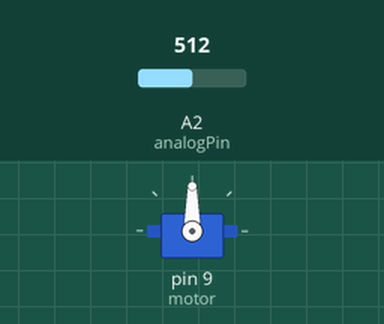
Simulated run of this sketch. Board: Arduino Uno, built with avr-gcc and run on an emulated ATmega328P. Parts: servo. Inputs (shaded band) come from the test bench; at power-on: A2 (analogPin) = 512.

Above: at 1.2 s.
1.3 s: A2 (analogPin) set to 716
At 2.5 s:
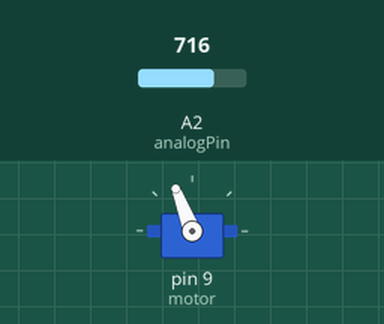
2.8 s: A2 (analogPin) set to 900
At 3.7 s:
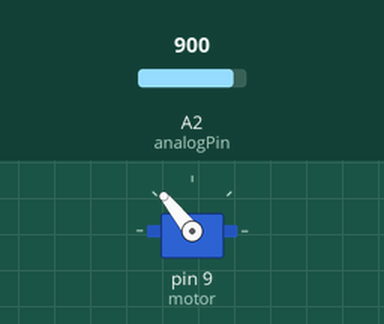
4.3 s: A2 (analogPin) set to 1023
At 4.9 s:
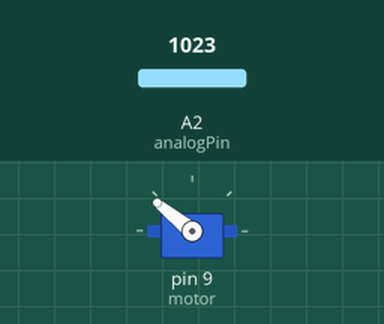
5.8 s: A2 (analogPin) set to 306
At 7.0 s:
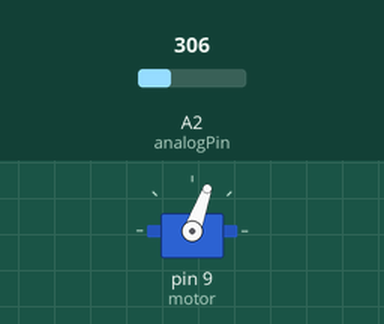
7.3 s: A2 (analogPin) set to 122
At 8.4 s:
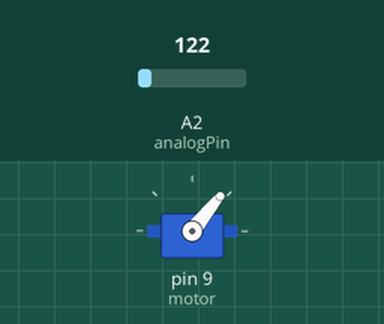
8.8 s: A2 (analogPin) set to 511
At 9.5 s:
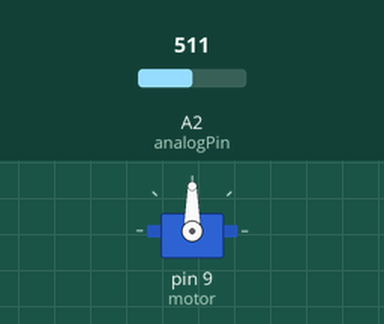
Timing chart, 0 to 11.3 s (numbered marks = the images above; inputs shaded):
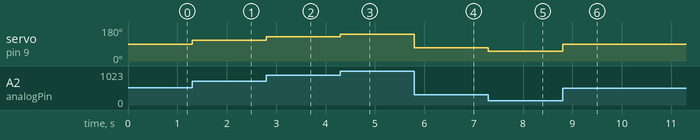

The sketch:

pwm-motor-control.ino
```cpp
#include <Servo.h>
Servo motor;
int analogPin = A2;

void setup() {
  motor.attach(9);
}

void loop() {
   int x = analogRead(analogPin);
   // int y = map(x, 0, 1023, 0, 180);
   int z = map(x, 50, 1023, 1000, 2000);
   // motor.write(y);
   motor.writeMicroseconds(z);
}
```

Measured:
- after the input at 1.3 s, servo on pin 9 (motor): 90° → 111° at once
- after the input at 2.8 s, servo on pin 9 (motor): 111° → 129° at once
- after the input at 4.3 s, servo on pin 9 (motor): 129° → 141° at once
- after the input at 5.8 s, servo on pin 9 (motor): 141° → 70° at once
- after the input at 7.3 s, servo on pin 9 (motor): 70° → 51° at once
- after the input at 8.8 s, servo on pin 9 (motor): 51° → 90° at once
